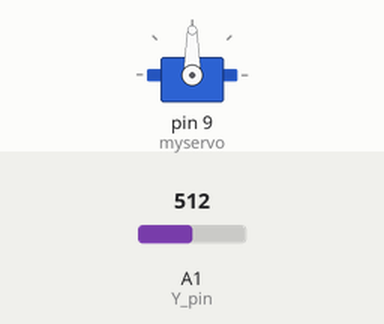
This sketch was run on a simulated Arduino Uno, built with avr-gcc and run on an emulated ATmega328P. Shown: servo. Inputs (shaded band) come from the test bench; at power-on: A1 (Y_pin) = 512.

Above: at 1.2 s.
1.3 s: A1 (Y_pin) set to 716
At 2.4 s:
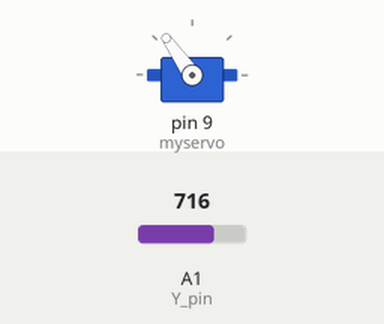
2.8 s: A1 (Y_pin) set to 900
At 3.2 s:
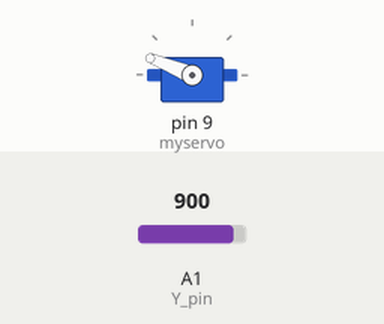
4.3 s: A1 (Y_pin) set to 1023
At 4.7 s:
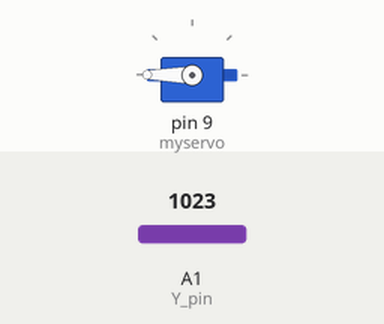
5.8 s: A1 (Y_pin) set to 306
At 6.7 s:
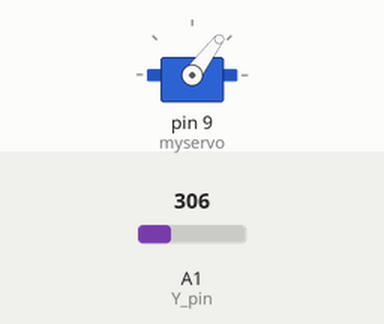
7.3 s: A1 (Y_pin) set to 122
At 8.1 s:
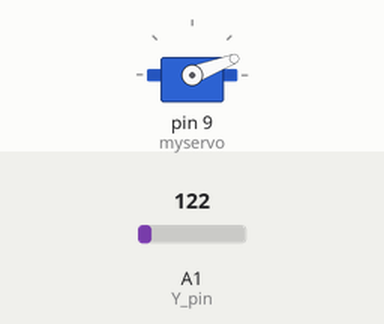
Timing chart, 0 to 9.8 s (numbered marks = the images above; inputs shaded):
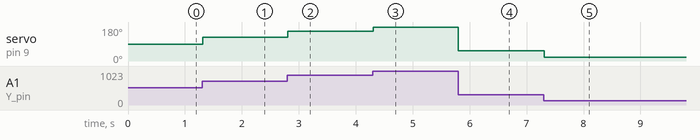

The sketch:

jyoi_servo1.ino
```cpp
#include<Servo.h>
const int SW_pin = 0;
const int Y_pin = A1;

Servo myservo;

int va1;

void setup() {
  myservo.attach(9);
  // put your setup code here, to run once:

}

void loop() {
  va1=analogRead(Y_pin);
  va1=map(va1,0,1023,0,180);
  myservo.write(va1);
  delay(15);
  // put your main code here, to run repeatedly:

}
```

Measured:
- after the input at 1.3 s, servo on pin 9 (myservo): 90° → 125° at once
- after the input at 2.8 s, servo on pin 9 (myservo): 125° → 158° at once
- after the input at 4.3 s, servo on pin 9 (myservo): 158° → 180° at once
- after the input at 5.8 s, servo on pin 9 (myservo): 180° → 53° at once
- after the input at 7.3 s, servo on pin 9 (myservo): 53° → 21° at once
